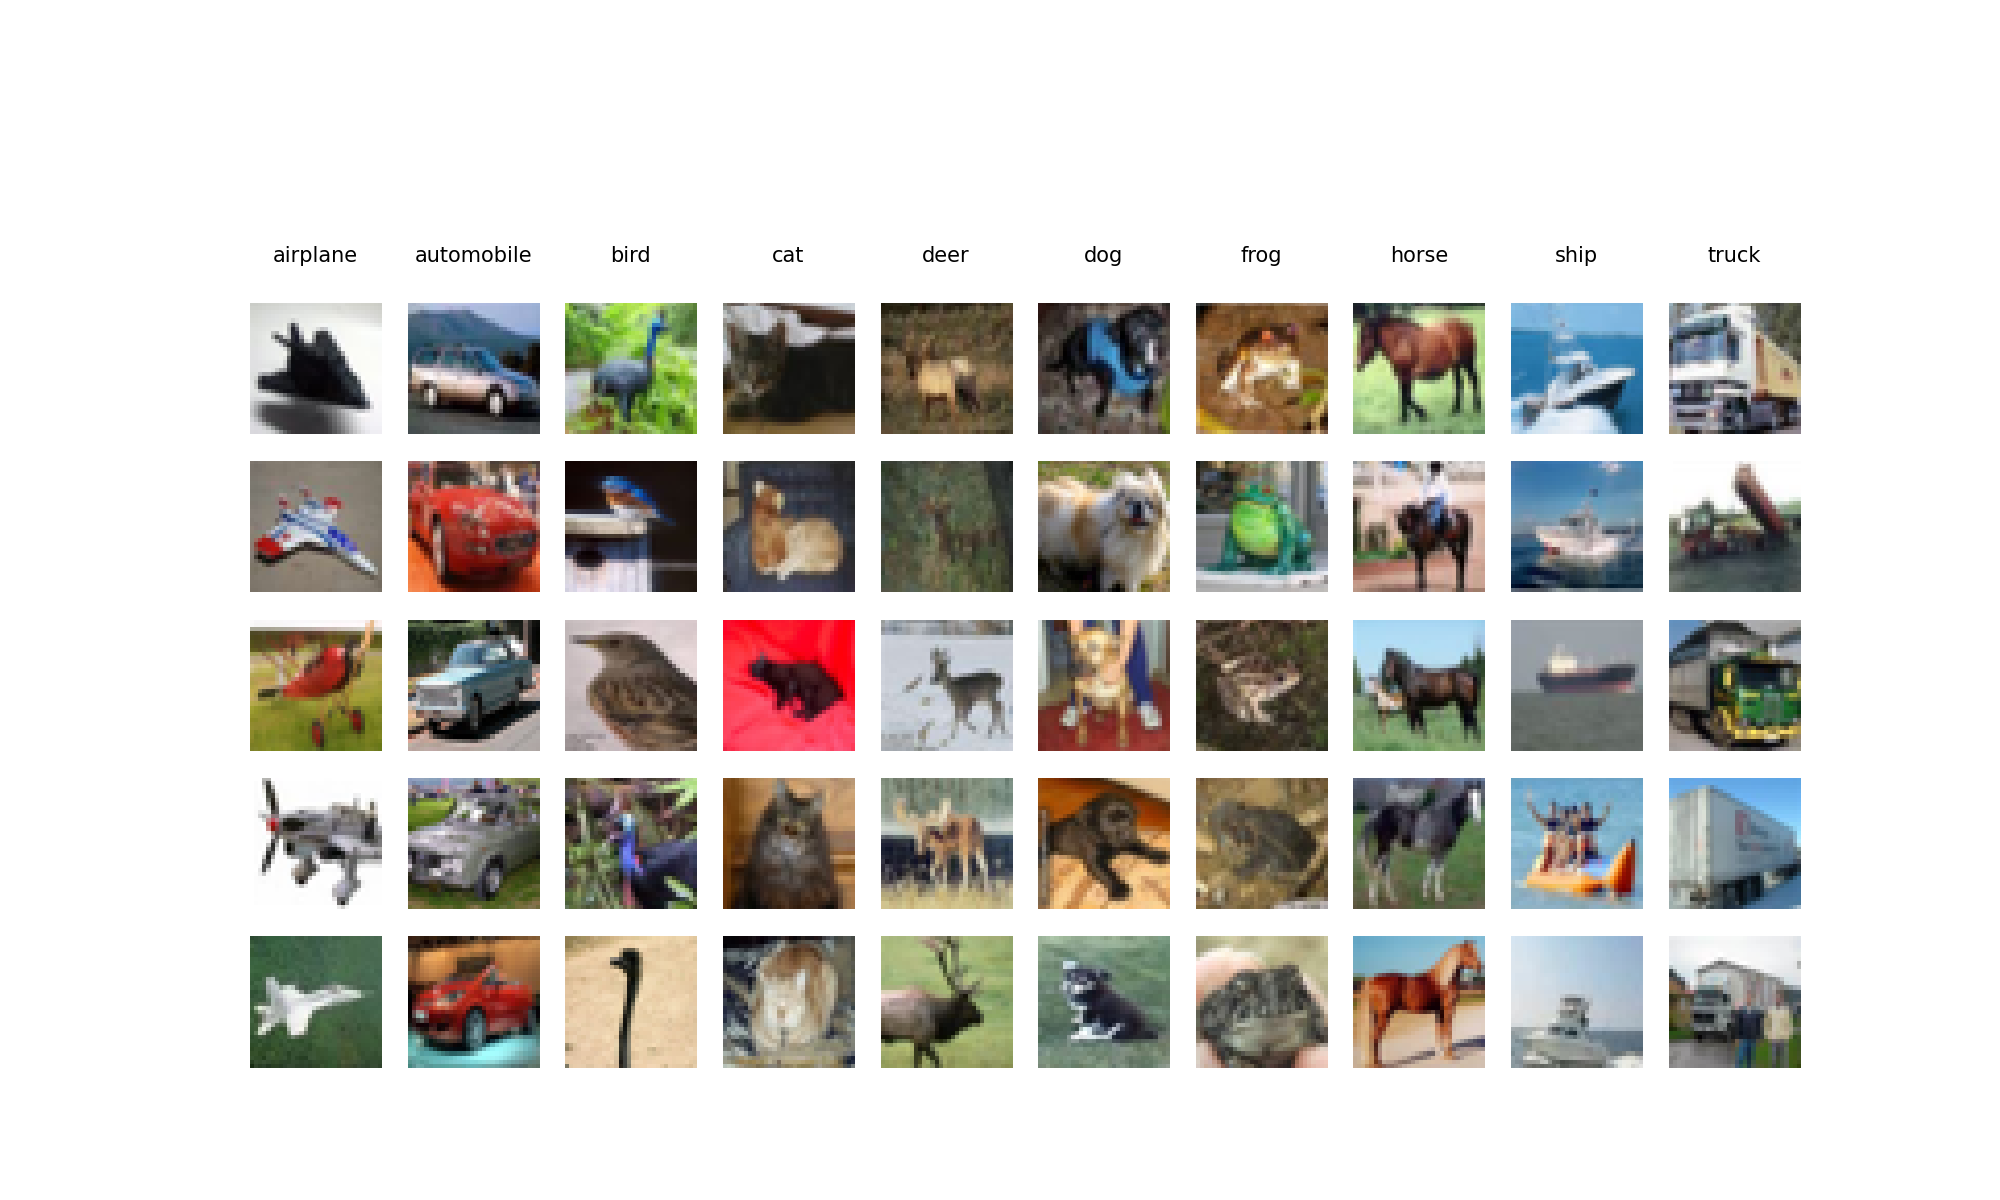

Write the Python code that produced this figure.
import torch
import torchvision
import torchvision.transforms as transforms
import matplotlib.pyplot as plt
import numpy as np

# データの前処理
transform = transforms.Compose([
    transforms.ToTensor(),
])

# CIFAR-10データセットの読み込み
train_dataset = torchvision.datasets.CIFAR10(root='./data/cifar10', train=True, download=True, transform=transform)
train_loader = torch.utils.data.DataLoader(train_dataset, batch_size=4, shuffle=True, num_workers=2)

# クラスのラベル
class_labels = {
    0: 'airplane',
    1: 'automobile',
    2: 'bird',
    3: 'cat',
    4: 'deer',
    5: 'dog',
    6: 'frog',
    7: 'horse',
    8: 'ship',
    9: 'truck'
}

# 5x10のグリッドに1つのラベルと5つの画像を縦に表示
rows, cols = 6, 10  # 行数を6に変更
fig, axes = plt.subplots(rows, cols, figsize=(2*cols, 2*rows))

# 余白の調整用パラメータ
plt.subplots_adjust(wspace=0.2, hspace=0.2)

for class_label in range(10):
    # クラスに対応するインデックスを取得
    class_indices = np.where(np.array(train_dataset.targets) == class_label)[0][:5]

    # ラベルを表示
    axes[0, class_label].text(0.5, 0.15, class_labels[class_label], fontsize=15, ha='center', va='center')
    axes[0, class_label].axis('off')

    # 画像を縦に表示
    for i, idx in enumerate(class_indices, 1):
        img, _ = train_dataset[idx]
        img = img.numpy().transpose((1, 2, 0))
        axes[i, class_label].imshow(img)
        axes[i, class_label].axis('off')

plt.show()
plt.savefig('./cifar.png')
